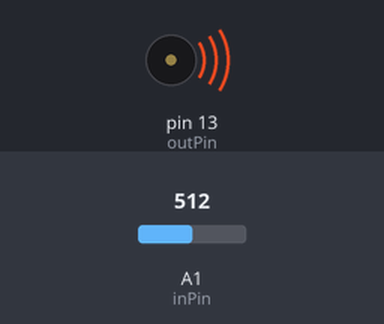
The sketch below on a simulated Arduino Uno, built with avr-gcc and run on an emulated ATmega328P. On the bench: buzzer (waves = sounding). The inputs (shaded band) are chosen by the test bench; at power-on: A1 (inPin) = 512.

Above: at 1.2 s.
1.3 s: A1 (inPin) set to 0
At 2.4 s:
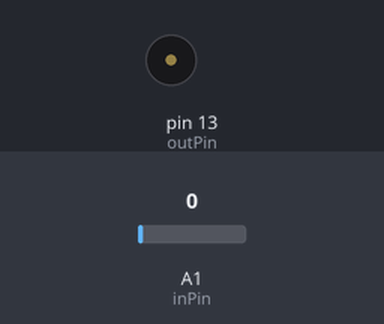
2.8 s: A1 (inPin) set to 122
At 3.6 s:
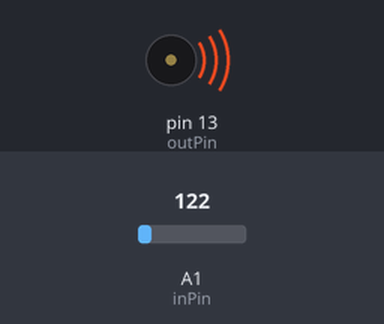
Timing chart, 0 to 5.8 s (numbered marks = the images above; inputs shaded):
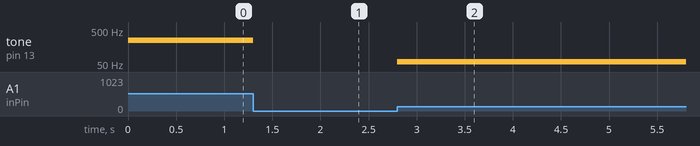

Measured:
- after the input at 1.3 s, tone on pin 13 (outPin): 250 Hz → silent at once
- after the input at 2.8 s, tone on pin 13 (outPin): silent → 59 Hz at once

The sketch:

Square_01.ino
```cpp
//From 0hz to 500hz
#define inPin   A1
#define outPin  13

int    potVal;
int    freq;

void setup()
{
  pinMode(inPin, INPUT);
  pinMode(outPin, OUTPUT);
}

void loop()
{
  potVal = analogRead(inPin);
  freq = (500./1023.) * (potVal);
  tone(outPin, freq);
}
```
